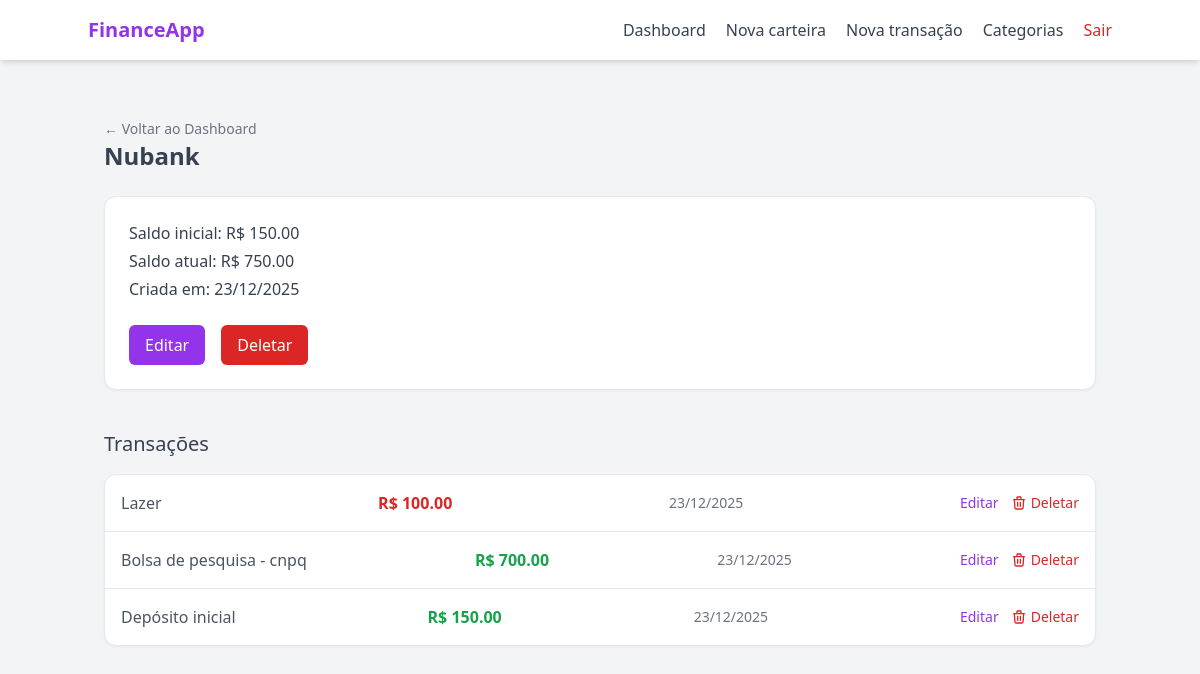
Page /wallet/1 (signed in) on the earlier database version.
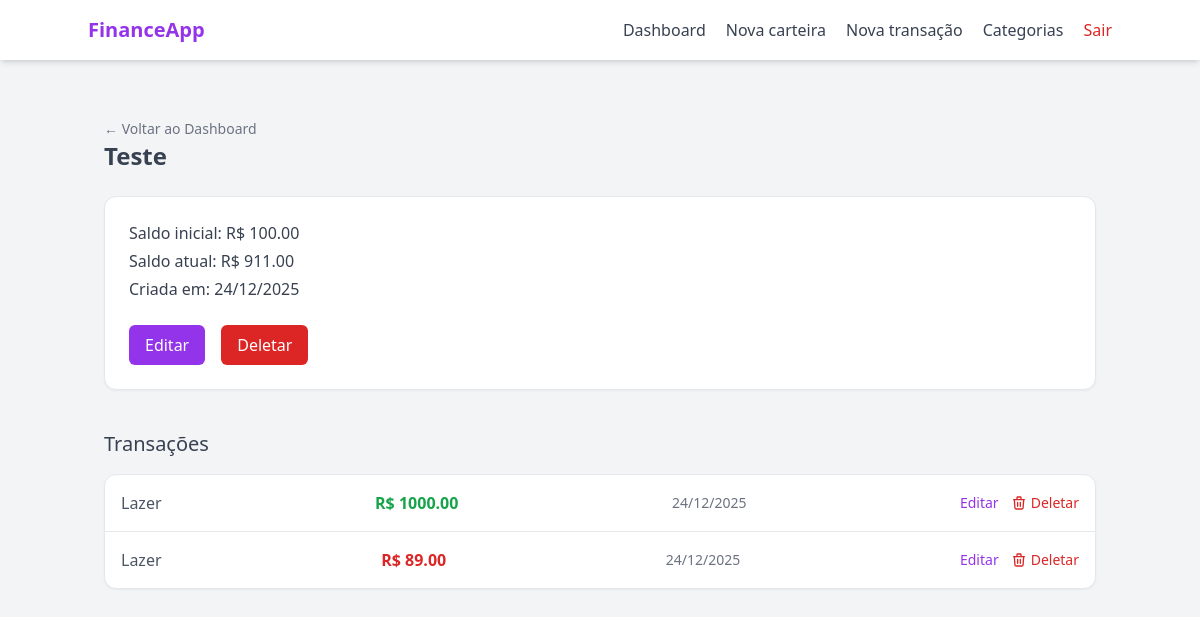
Same page on the later database version.
### models/wallet.py (models this page shows, shortened)
class Wallet(db.Model):
    __tablename__ = "wallets"
    id = db.Column(db.Integer, primary_key= True)
    wallet_name = db.Column(db.String(100), nullable= False)
    initial_balance = db.Column(db.Float, default= 0.0)
    current_balance = db.Column(db.Float, default= 0.0)
    is_active = db.Column(db.Boolean, default= True)
    created_at = db.Column(db.DateTime, default= lambda: datetime.now(timezone.utc).date())
    user_id = db.Column(db.Integer, db.ForeignKey("users.id"), nullable= False)
    transactions = db.relationship("Transaction", backref="wallets", lazy= True)

### models/transaction.py (models this page shows, shortened)
class Transaction(db.Model):
    __tablename__ = "transactions"
    id = db.Column(db.Integer, primary_key= True)
    transaction_type = db.Column(db.String(20), nullable= False)
    value = db.Column(db.Float, nullable= False)
    created_at = db.Column(db.DateTime, default= lambda: datetime.now(timezone.utc))
    description = db.Column(db.String(100), nullable= True)
    wallet_id = db.Column(db.Integer, db.ForeignKey("wallets.id"), nullable= False)
    category_id = db.Column(db.Integer, db.ForeignKey("categories.id"), nullable= False)
    category = db.relationship("Category", lazy= True)

### models/category.py (models this page shows, shortened)
class Category(db.Model):
    __tablename__ = "categories"
    id = db.Column(db.Integer, primary_key= True)
    name = db.Column(db.String(100), nullable= False)
    type = db.Column(db.String(20), nullable= False)
    __mapper_args__ = {
        "polymorphic_on": type,
        "polymorphic_identity": "category"
    }

class UserCategory(Category):
    __mapper_args__ = {
        "polymorphic_identity": "user"
    }
    user_id = db.Column(db.Integer, db.ForeignKey("users.id"), nullable= True)

### routes/wallet_routes.py (the view)
@wallet_bp.route("/<int:wallet_id>", methods=["GET"])
@login_required
def wallet_detail_page(wallet_id):
    wallet = WalletController.get_wallet_by_id(wallet_id)
    transactions = TransactionController.get_transactions_by_wallet(wallet_id)
    categories = CategoryController.get_user_categories(user_id=current_user.id)
    if not wallet:
        return "Carteira não encontrada", 404
    if wallet.user_id != current_user.id:
        return "Acesso negado", 403
    return render_template("wallet/detail.html", wallet= wallet, transactions= transactions, categories= categories)

### controllers/category_controller.py (called while the page is built)
    @staticmethod
    def get_user_categories(user_id):
        return UserCategory.query.filter_by(user_id= user_id).all()

### controllers/transaction_controller.py (called while the page is built)
    @staticmethod
    def get_transactions_by_wallet(wallet_id):
        return Transaction.query.filter_by(wallet_id=wallet_id).order_by(Transaction.created_at.desc()).all()

### controllers/wallet_controller.py (called while the page is built)
    @staticmethod
    def get_wallet_by_id(wallet_id):
        wallet = Wallet.query.filter_by(id= wallet_id, is_active= True).first()
        return wallet

### templates/wallet/detail.html (shortened to what this page needs)
{% extends "base.html" %}
{% block content %}
<div class="text-left pt-4">
    <a href="{{ url_for('main_bp.dashboard_page') }}" class="text-sm text-gray-500 hover:text-purple-600 transition-colors">
            ← Voltar ao Dashboard
    </a>
</div>
<h1 class="text-2xl font-semibold text-gray-700 mb-6">
    {{ wallet.wallet_name }}
</h1>
<div class="bg-white shadow-sm rounded-xl p-6 border border-gray-200 mb-10">
    <div class="mb-6 space-y-1 text-gray-700">
        <p><span class="font-medium">Saldo inicial:</span> R$ {{ "%.2f"|format(wallet.initial_balance) }}</p>
        <p><span class="font-medium">Saldo atual:</span> R$ {{ "%.2f"|format(wallet.current_balance) }}</p>
        <p><span class="font-medium">Criada em:</span> {{ wallet.created_at.strftime("%d/%m/%Y") }}</p>
    </div>
    <div class="flex gap-4">
        <button id="openEditWalletModal" onclick="openEditWalletModal('{{url_for('wallet_bp.edit_wallet', wallet_id=wallet.id)}}', '{{wallet.wallet_name}}')"
                class="px-4 py-2 rounded-md bg-purple-600 text-white hover:bg-purple-700 transition">
            Editar
        </button>
        <button type="button"
            onclick="openConfirmModal(
                '{{ url_for('wallet_bp.delete_wallet', wallet_id=wallet.id) }}',
                'Deletar carteira',
                'Tem certeza que deseja deletar a carteira <strong>{{ wallet.wallet_name }}</strong>? Você não poderá realizar novas transações nela e as transações serão perdidas.'
            )"
            class="px-4 py-2 rounded-md bg-red-600 text-white hover:bg-red-700 transition">
            Deletar
        </button>
    </div>
</div>
<h2 class="text-xl text-gray-700 font-medium mb-4">Transações</h2>
<ul class="bg-white shadow-sm rounded-xl border border-gray-200 divide-y">
    {% if transactions %}
        {% for transaction in transactions %}
            <li class="p-4 flex items-center justify-between">
                <span class="text-gray-600 font-medium">
                    {{ transaction.category.name }}
                </span>
                <span class="{% if transaction.transaction_type == 'income' %}text-green-600{% else %}text-red-600{% endif %} font-semibold">
                    R$ {{ "%.2f"|format(transaction.value) }}
                </span>
                <span class="text-gray-500 text-sm">
                    {{ transaction.created_at.strftime('%d/%m/%Y') if transaction.created_at else "Sem data" }}
                </span>
                <div class="flex gap-3 text-sm">
                    <button
                        type="button"
                        class="text-purple-600 hover:underline"
                        onclick="openEditTransactionModal(
                            '{{ url_for('transaction_bp.edit_transaction', transaction_id=transaction.id) }}',
                            '{{transaction.value}}',
                            '{{ transaction.created_at.strftime('%Y-%m-%d') if transaction.created_at else '' }}',
                            '{{transaction.description}}',
                            '{{transaction.category_id}}'
                        )"
                        {% if transaction.category.type == 'system' %} disabled {% endif %}>
                        Editar
                    </button>
                    <button type="button"
                        onclick="openConfirmModal(
                            '{{ url_for('transaction_bp.delete_transaction', transaction_id=transaction.id) }}',
                            'Excluir Transação',
                            'Tem certeza que deseja apagar a transação de R$ {{ transaction.value }}? O saldo da carteira será atualizado.'
                        )"
                        class="text-red-600 hover:text-red-800 hover:underline transition-colors font-medium text-sm flex items-center gap-1"
                        {% if transaction.category.type == 'system' %} disabled {% endif %}>
                        <svg class="w-4 h-4" fill="none" stroke="currentColor" viewBox="0 0 24 24"><path stroke-linecap="round" stroke-linejoin="round" stroke-width="2" d="M19 7l-.867 12.142A2 2 0 0116.138 21H7.862a2 2 0 01-1.995-1.858L5 7m5 4v6m4-6v6m1-10V4a1 1 0 00-1-1h-4a1 1 0 00-1 1v3M4 7h16"></path></svg>
                        Deletar
                    </button>
                </div>
            </li>
        {% endfor %}
        {% else %}
        <li class="p-4 text-gray-500 text-center">Nenhuma transação encontrada</li>
        {% endif %}
    </ul>
{% endblock %}

### templates/base.html (shortened to what this page needs)
<!DOCTYPE html>
<html lang="pt-BR">
<head>
    <script src="https://cdn.tailwindcss.com"></script>
</head>
<body class="bg-gray-100 text-gray-800">
    <header class="bg-white shadow-md p-4">
        <div class="max-w-5xl mx-auto flex items-center justify-between">
            <div class="text-xl font-bold text-purple-600">
                FinanceApp
            </div>
            <nav class="flex items-center gap-5 text-gray-700">
                <a href="/dashboard" class="hover:text-purple-600 transition">Dashboard</a>
                <a href="/wallet/new" class="hover:text-purple-600 transition">Nova carteira</a>
                <a href="/transaction/new" class="hover:text-purple-600 transition">Nova transação</a>
                <a href="{{ url_for('category_bp.category_index_page') }}" class="hover:text-purple-600 transition">Categorias</a>
                <a href="{{ url_for('auth_bp.logout') }}"
                   class="text-red-600 font-medium hover:text-red-700 transition">
                    Sair
                </a>
            </nav>
        </div>
    </header>
    <main class="max-w-5xl mx-auto py-10 px-4">
        {% block content %}
        {% endblock %}
    </main>
</body>
</html>

Differences in the rows shown:
no longer on this page (row edited): Transaction: value "100.00", transaction_type "expense" (drawn)
removed Transaction: value "700.00", transaction_type "income" (drawn)
removed Transaction: value "150.00", transaction_type "income" (drawn)
changed Wallet: wallet_name "Nubank" → "Teste"; initial_balance "150.00" → "100.00"; current_balance "750.00" → "911.00"; created_at "23/12/2025" → "24/12/2025"
added Transaction: value "1000.00", transaction_type "income" (drawn)
added Transaction: value "89.00", transaction_type "expense" (drawn)
